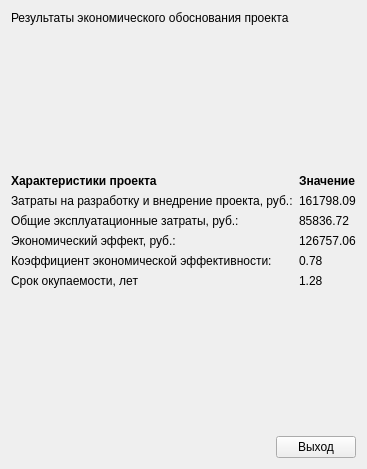
      <widget class="QWidget" name="tab_28">
       <attribute name="title">
        <string>Результат</string>
       </attribute>
       <layout class="QVBoxLayout" name="verticalLayout_29">
        <item>
         <widget class="QLabel" name="label_150">
          <property name="text">
           <string>Результаты экономического обоснования проекта</string>
          </property>
         </widget>
        </item>
        <item>
         <spacer name="verticalSpacer_6">
          <property name="orientation">
           <enum>Qt::Vertical</enum>
          </property>
          <property name="sizeHint" stdset="0">
           <size>
            <width>20</width>
            <height>143</height>
           </size>
          </property>
         </spacer>
        </item>
        <item>
         <layout class="QGridLayout" name="gridLayout_14">
          <item row="1" column="0">
           <widget class="QLabel" name="label_154">
            <property name="text">
             <string>Затраты на разработку и внедрение проекта, руб.:</string>
            </property>
           </widget>
          </item>
          <item row="0" column="1">
           <widget class="QLabel" name="label_152">
            <property name="font">
             <font>
              <weight>75</weight>
              <bold>true</bold>
             </font>
            </property>
            <property name="text">
             <string>Значение</string>
            </property>
           </widget>
          </item>
          <item row="2" column="0">
           <widget class="QLabel" name="label_155">
            <property name="text">
             <string>Общие эксплуатационные затраты, руб.:</string>
            </property>
           </widget>
          </item>
          <item row="1" column="1">
           <widget class="QLabel" name="label_153">
            <property name="text">
             <string>161798.09</string>
            </property>
           </widget>
          </item>
          <item row="0" column="0">
           <widget class="QLabel" name="label_151">
            <property name="font">
             <font>
              <weight>75</weight>
              <bold>true</bold>
             </font>
            </property>
            <property name="text">
             <string>Характеристики проекта</string>
            </property>
           </widget>
          </item>
          <item row="3" column="0">
           <widget class="QLabel" name="label_212">
            <property name="text">
             <string>Экономический эффект, руб.:</string>
            </property>
           </widget>
          </item>
          <item row="4" column="0">
           <widget class="QLabel" name="label_213">
            <property name="text">
             <string>Коэффициент экономической эффективности:</string>
            </property>
           </widget>
          </item>
          <item row="5" column="0">
           <widget class="QLabel" name="label_214">
            <property name="text">
             <string>Срок окупаемости, лет</string>
            </property>
           </widget>
          </item>
          <item row="2" column="1">
           <widget class="QLabel" name="label_215">
            <property name="text">
             <string>85836.72</string>
            </property>
           </widget>
          </item>
          <item row="3" column="1">
           <widget class="QLabel" name="label_216">
            <property name="text">
             <string>126757.06</string>
            </property>
           </widget>
          </item>
          <item row="4" column="1">
           <widget class="QLabel" name="label_217">
            <property name="text">
             <string>0.78</string>
            </property>
           </widget>
          </item>
          <item row="5" column="1">
           <widget class="QLabel" name="label_218">
            <property name="text">
             <string>1.28</string>
            </property>
           </widget>
          </item>
         </layout>
        </item>
        <item>
         <spacer name="verticalSpacer_7">
          <property name="orientation">
           <enum>Qt::Vertical</enum>
          </property>
          <property name="sizeHint" stdset="0">
           <size>
            <width>20</width>
            <height>142</height>
           </size>
          </property>
         </spacer>
        </item>
        <item>
         <layout class="QHBoxLayout" name="horizontalLayout_62">
          <item>
           <spacer name="horizontalSpacer_49">
            <property name="orientation">
             <enum>Qt::Horizontal</enum>
            </property>
            <property name="sizeHint" stdset="0">
             <size>
              <width>40</width>
              <height>20</height>
             </size>
            </property>
           </spacer>
          </item>
          <item>
           <widget class="QPushButton" name="pushButton_73">
            <property name="text">
             <string>Выход</string>
            </property>
           </widget>
          </item>
         </layout>
        </item>
       </layout>
      </widget>
